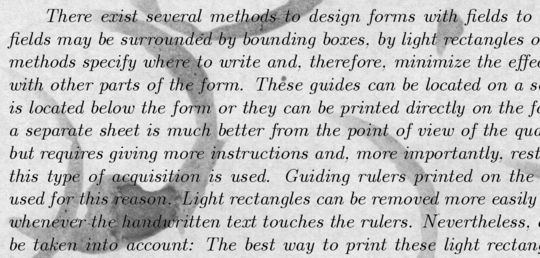
#> input picture data/train/2.png, 540 x 258 px
$ python transforms.py
#> lines starting #> are read from the running program, lines starting #| are printed output that depends on the picture
import cv2
import numpy as np
import random


class ToGray(object):
    def __init__(self):
        pass

    def __call__(self, image, label):
        if len(image.shape) == 3:
            image = cv2.cvtColor(image, cv2.COLOR_BGR2GRAY)
        if len(label.shape) == 3:
            label = cv2.cvtColor(label, cv2.COLOR_BGR2GRAY)
        return image, label


class RondomFlip(object):
    def __init__(self):
        pass

    def __call__(self, image, label):
        degree = random.random()
        if degree <= 0.33:
            image = cv2.flip(image, 0)
            label = cv2.flip(label, 0)
        elif degree <= 0.66:
            image = cv2.flip(image, 1)
            label = cv2.flip(label, 1)
        return image, label


class RandomRotate(object):
    def __init__(self, angle):
        self.angle = angle

    def __call__(self, image, label):
        angle = random.random()*self.angle
        angle = angle if random.random() < 0.5 else -angle
        h, w = image.shape[0], image.shape[1]
        scale = random.random()*0.4 + 0.9
        matRotate = cv2.getRotationMatrix2D((w*0.5, h*0.5), angle, scale)
        image = cv2.warpAffine(image, matRotate, (w, h))
        label = cv2.warpAffine(label, matRotate, (w, h),
                               borderMode=cv2.BORDER_CONSTANT, borderValue=255)
        return image, label


class RandomCrop(object):
    def __init__(self, crop_h, crop_w):
        self.crop_h, self.crop_w = crop_h, crop_w

    def __call__(self, image, label):
        h, w = image.shape[0], image.shape[1]
        crop_x = int(random.random() * (w - self.crop_w))
        crop_y = int(random.random() * (h - self.crop_h))
        image = image[crop_y: crop_y + self.crop_h, crop_x: crop_x + self.crop_w]
        label = label[crop_y: crop_y + self.crop_h, crop_x: crop_x + self.crop_w]
        return image, label


class EqualizeHist(object):
    def __init__(self, degree):
        self.degree = degree

    def __call__(self, image, label):
        if random.random() < self.degree:
            image = cv2.equalizeHist(image)
        return image, label


class Blur(object):
    def __init__(self, degree):
        self.degree = degree

    def __call__(self, image, label):
        if random.random() < self.degree:
            image = cv2.blur(image, (3, 3))
        return image, label


class Log(object):
    def __init__(self, degree):
        self.degree = degree

    def __call__(self, image, label):
        if random.random() < self.degree:
            image = np.log(1 + image.astype(np.float32)/255) * 255
        return image.astype(np.uint8), label


class ToTensor(object):
    def __init__(self):
        pass

    def __call__(self, image, label):
        image = image / 255
        label = (255 - label) // 50
        label[label > 1] = 1
        return image.astype(np.float32), label.astype(np.int64)


if __name__ == '__main__':
    transforms = [
        ToGray(),
        RondomFlip(),
        RandomRotate(15),
        RandomCrop(128, 128),
        Log(0.5),
        EqualizeHist(0.5),
        Blur(0.5),
        ToTensor()
    ]
    trans_len = len(transforms)
    image = cv2.imread('./data/train/2.png')
#> image is the input picture: shape (258, 540, 3); min 0, max 246, mean 195.4
    label = cv2.imread('./data/train_cleaned/2.png')
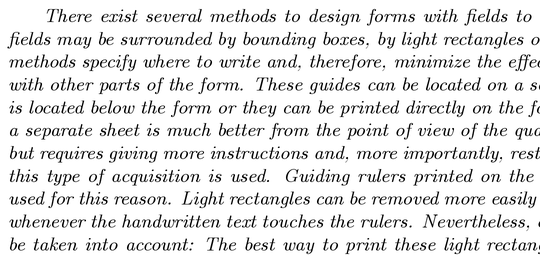
#> input picture data/train_cleaned/2.png, 540 x 258 px
#> label is the input picture: shape (258, 540, 3); min 0, max 255, mean 228.6
    for i in range(1):
        img1, img2 = image, label
        for index, transform in enumerate(transforms):
            img1, img2 = transform(img1, img2)
            img = np.concatenate((img1, img2), axis=1)
            cv2.imshow("%d | %d" % (index + 1, trans_len), img)
            cv2.waitKey()
            cv2.destroyAllWindows()
#> this loop made 1 pass
#> pass 1, `cv2.imshow("%d | %d" % (index + 1, trans_len), img)`:
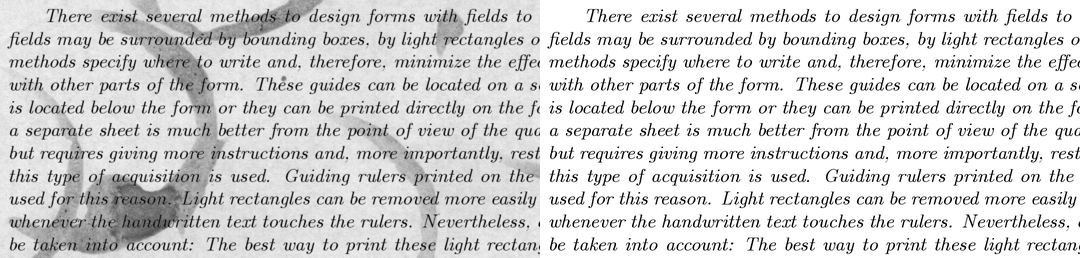
#> window '1 | 8': shape (258, 1080); min 0, max 255, mean 212
#> pass 1, in __call__, `image = cv2.warpAffine(image, matRotate, (w, h))`:
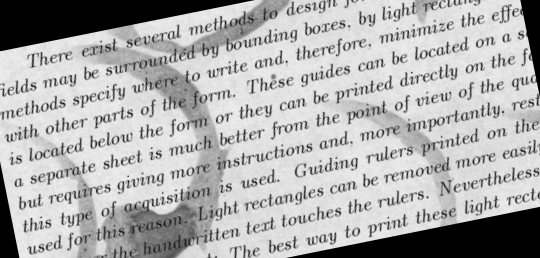
#> image: shape (258, 540); min 0, max 242, mean 174.6
